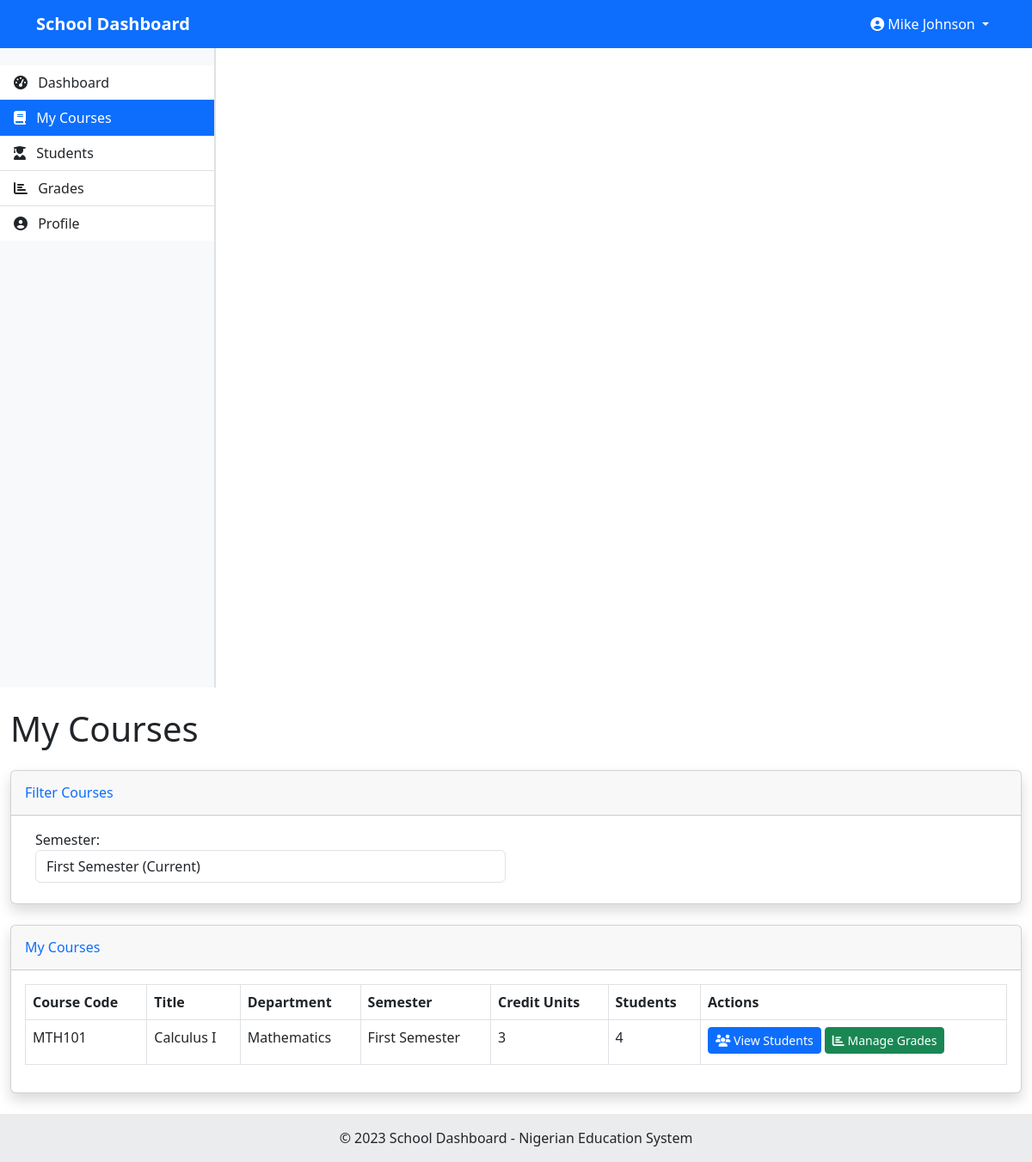
The page /teacher/courses.php (signed in) on the database its author committed.
### tables this page shows
CREATE TABLE IF NOT EXISTS courses (
    id INT AUTO_INCREMENT PRIMARY KEY,
    course_code VARCHAR(20) NOT NULL,
    title VARCHAR(100) NOT NULL,
    department_id INT NOT NULL,
    semester_id INT NOT NULL,
    credit_units INT NOT NULL,
    teacher_id INT,
    FOREIGN KEY (department_id) REFERENCES departments(id),
    FOREIGN KEY (semester_id) REFERENCES semesters(id),
    FOREIGN KEY (teacher_id) REFERENCES users(id)
);

CREATE TABLE IF NOT EXISTS departments (
    id INT AUTO_INCREMENT PRIMARY KEY,
    name VARCHAR(100) NOT NULL,
    created_at TIMESTAMP DEFAULT CURRENT_TIMESTAMP
);

CREATE TABLE IF NOT EXISTS semesters (
    id INT AUTO_INCREMENT PRIMARY KEY,
    name VARCHAR(50) NOT NULL,
    is_current BOOLEAN DEFAULT FALSE
);

### classes/Database.php (called while the page is built, shortened)
<?php
class Database {
    private $host = "localhost";
    private $username = "root";
    private $password = "";
    private $database = "school_dashboard";
    private $conn;
    public function __construct() {
        $this->conn = new mysqli($this->host, $this->username, $this->password, $this->database);
    }
    public function query($sql) {
        return $this->conn->query($sql);
    }
    public function prepare($sql) {
        return $this->conn->prepare($sql);
    }
}
?>

### classes/Semester.php (called while the page is built, shortened)
<?php
require_once 'Database.php';
class Semester {
    private $db;
    public function __construct() {
        $this->db = new Database();
    }
    public function getAllSemesters() {
        $sql = "SELECT * FROM semesters ORDER BY id";
        $result = $this->db->query($sql);
        $semesters = [];
        while ($row = $result->fetch_assoc()) {
            $semesters[] = $row;
        }
        return $semesters;
    }
    public function getCurrentSemester() {
        $sql = "SELECT * FROM semesters WHERE is_current = 1 LIMIT 1";
        $result = $this->db->query($sql);
        if ($result->num_rows === 1) {
            return $result->fetch_assoc();
        }
        return false;
    }
}
?>

### classes/SessionManager.php (called while the page is built, shortened)
<?php
class SessionManager {
    public static function getUserId() {
        return isset($_SESSION['user_id']) ? $_SESSION['user_id'] : null;
    }
}
?>

### classes/Course.php (called while the page is built, shortened)
<?php
require_once 'Database.php';
class Course {
    private $db;
    public function __construct() {
        $this->db = new Database();
    }
    public function getCoursesByTeacherId($teacher_id) {
        $sql = "SELECT c.*, d.name as department_name, s.name as semester_name
                FROM courses c
                LEFT JOIN departments d ON c.department_id = d.id
                LEFT JOIN semesters s ON c.semester_id = s.id
                WHERE c.teacher_id = ?";
        $stmt = $this->db->prepare($sql);
        $stmt->bind_param("i", $teacher_id);
        $stmt->execute();
        $result = $stmt->get_result();
        $courses = [];
        while ($row = $result->fetch_assoc()) {
            $courses[] = $row;
        }
        return $courses;
    }
    public function getCourseStudents($course_id) {
        $sql = "SELECT u.*, d.name as department_name, sc.id as registration_id
                FROM student_courses sc
                JOIN users u ON sc.student_id = u.id
                LEFT JOIN departments d ON u.department_id = d.id
                WHERE sc.course_id = ?";
        $stmt = $this->db->prepare($sql);
        $stmt->bind_param("i", $course_id);
        $stmt->execute();
        $result = $stmt->get_result();
        $students = [];
        while ($row = $result->fetch_assoc()) {
            $students[] = $row;
        }
        return $students;
    }
}
?>

### teacher/courses.php (the view, shortened to what this page needs)
<?php
require_once '../classes/SessionManager.php';
require_once '../classes/Course.php';
require_once '../classes/Semester.php';
$user_id = SessionManager::getUserId();
$course = new Course();
$teacherCourses = $course->getCoursesByTeacherId($user_id);
$semester = new Semester();
$semesters = $semester->getAllSemesters();
$currentSemester = $semester->getCurrentSemester();
$selected_semester_id = isset($_GET['semester_id']) ? intval($_GET['semester_id']) : ($currentSemester ? $currentSemester['id'] : 0);
if ($selected_semester_id > 0) {
    $filteredCourses = array_filter($teacherCourses, function($course) use ($selected_semester_id) {
        return $course['semester_id'] == $selected_semester_id;
    });
} else {
    $filteredCourses = $teacherCourses;
}
include '../includes/header.php';
?>
<div class="container-fluid">
    <h1 class="mt-4 mb-4">My Courses</h1>
    <div class="card shadow mb-4">
        <div class="card-header py-3">
            <h6 class="m-0 font-weight-bold text-primary">Filter Courses</h6>
        </div>
        <div class="card-body">
            <form method="GET" action="courses.php" class="form-inline">
                <div class="row">
                    <div class="col-md-6">
                        <div class="form-group mb-2">
                            <label for="semester_id" class="me-2">Semester:</label>
                            <select name="semester_id" id="semester_id" class="form-control" onchange="this.form.submit()">
                                <?php foreach ($semesters as $sem): ?>
                                    <option value="<?php echo $sem['id']; ?>" <?php echo $selected_semester_id == $sem['id'] ? 'selected' : ''; ?>>
                                        <?php echo $sem['name']; ?> <?php echo $sem['is_current'] ? '(Current)' : ''; ?>
                                    </option>
                                <?php endforeach; ?>
                            </select>
                        </div>
                    </div>
                </div>
            </form>
        </div>
    </div>
    <div class="card shadow mb-4">
        <div class="card-header py-3 d-flex flex-row align-items-center justify-content-between">
            <h6 class="m-0 font-weight-bold text-primary">My Courses</h6>
        </div>
        <div class="card-body">
            <?php if (empty($filteredCourses)): ?>
                <div class="alert alert-info">
                    <?php if ($selected_semester_id > 0): ?>
                        <p>You are not assigned to any courses for the selected semester.</p>
                    <?php else: ?>
                        <p>You are not assigned to any courses.</p>
                    <?php endif; ?>
                    <p>Please contact the administrator to be assigned to courses.</p>
                </div>
            <?php else: ?>
                <div class="table-responsive">
                    <table class="table table-bordered" width="100%" cellspacing="0">
                        <thead>
                            <tr>
                                <th>Course Code</th>
                                <th>Title</th>
                                <th>Department</th>
                                <th>Semester</th>
                                <th>Credit Units</th>
                                <th>Students</th>
                                <th>Actions</th>
                            </tr>
                        </thead>
                        <tbody>
                            <?php foreach ($filteredCourses as $courseData):
                                $students = $course->getCourseStudents($courseData['id']);
                                $studentCount = count($students);
                            ?>
                                <tr>
                                    <td><?php echo $courseData['course_code']; ?></td>
                                    <td><?php echo $courseData['title']; ?></td>
                                    <td><?php echo $courseData['department_name']; ?></td>
                                    <td><?php echo $courseData['semester_name']; ?></td>
                                    <td><?php echo $courseData['credit_units']; ?></td>
                                    <td><?php echo $studentCount; ?></td>
                                    <td>
                                        <a href="course_students.php?course_id=<?php echo $courseData['id']; ?>" class="btn btn-sm btn-primary mb-1">
                                            <i class="fas fa-users"></i> View Students
                                        </a>
                                        <a href="course_grades.php?course_id=<?php echo $courseData['id']; ?>" class="btn btn-sm btn-success mb-1">
                                            <i class="fas fa-chart-bar"></i> Manage Grades
                                        </a>
                                    </td>
                                </tr>
                            <?php endforeach; ?>
                        </tbody>
                    </table>
                </div>
            <?php endif; ?>
        </div>
    </div>
</div>
<?php
include '../includes/footer.php';
?>

### includes/header.php (style rules this page uses)
body { min-height: 100vh; display: flex; flex-direction: column; overflow-x: hidden; margin: 0; padding: 0; }
.row { width: 100%; margin: 0; display: flex; flex-wrap: nowrap; }
.card { margin-bottom: 20px; box-shadow: 0 4px 6px rgba(0,0,0,0.1); }

### rows shown on the page
courses: course_code "MTH101", title "Calculus I", department.name "Mathematics", semester.name "First Semester", credit_units "3", studentCount "4"

### other values the page prints
SessionManager::getUserName() "Mike Johnson"
form field semester_id "First Semester (Current)"
